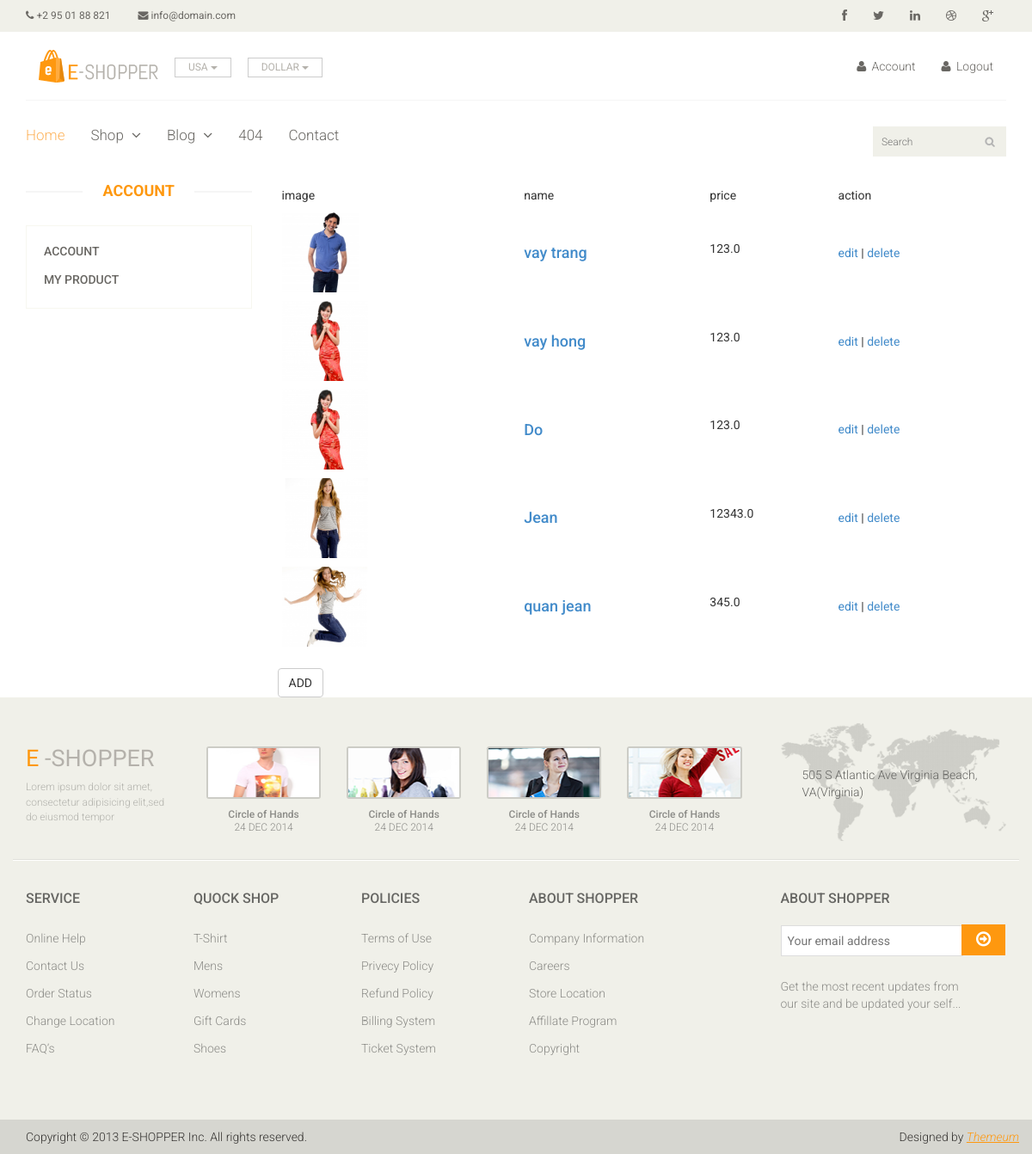
/my-product (signed in), run on the app's committed database.
### tables this page shows
CREATE TABLE product(
    id INTEGER PRIMARY KEY AUTOINCREMENT NOT NULL,
    title VARCHAR(255) NOT NULL,
    price FLOAT NOT NULL,
    image TEXT NOT NULL,
    id_user INTEGER NOT NULL,
    FOREIGN KEY (id_user) REFERENCES users(id)
);

### routes/product.py (the view)
@product_bp.route('/my-product')
def my_product():
    db = get_db()
    user_id = session.get('user_id')
    products = db.execute('SELECT * FROM product WHERE id_user = ?', (user_id,)).fetchall()
    return render_template('layout/my-product.html', products=products)

### templates/layout/my-product.html
{% include 'layout/header.html' %}
<section>
    <div class="container">
        <div class="row">
            <div class="col-sm-3">
                <div class="left-sidebar">
                    <h2>Account</h2>
                    <div class="panel-group category-products" id="accordian">
                        <div class="panel panel-default">
                            <div class="panel-heading">
                                <h4 class="panel-title">
                                    <a href="{{ url_for('login.account') }}">account</a>
                                </h4>
                            </div>
                        </div>
                        <div class="panel panel-default">
                            <div class="panel-heading">
                                <h4 class="panel-title">
                                    <a href="{{ url_for('product.my_product') }}">My product</a>
                                </h4>
                            </div>
                        </div>
                    </div>
                </div>
            </div>
            <div class="col-sm-9">
                <div class="table-responsive cart_info">
                    <table class="table table-condensed">
                        <thead>
                            <tr class="cart_menu">
                                <td class="image">image</td>
                                <td class="description">name</td>
                                <td class="price">price</td>
                                <td class="total">action</td>
                            </tr>
                        </thead>
                        <tbody>
                            {% for product in products %}
                            <tr>
                                <td class="cart_product">
                                    {% if product.image %}
                                    <img src="{{ url_for('uploaded_file', filename=product['image']) }}" width="100" />
                                    {% else %} Không có ảnh {% endif %}
                                </td>
                                <td class="cart_description">
                                    <h4><a href="">{{ product.title }}</a></h4>
                                </td>
                                <td class="cart_price">
                                    <p>{{ product.price }}</p>
                                </td>
                                <td class="cart_total">
                                    <a href="{{ url_for('product.edit_product', id=product.id) }}">edit</a>
                                    |
                                    <a
                                        href="{{ url_for('product.delete_product', id=product.id) }}"
                                        onclick="return confirm('Are you sure to delete?');"
                                    >
                                        delete
                                    </a>
                                </td>
                            </tr>
                            {% endfor %}
                        </tbody>
                    </table>
                    <a href="{{ url_for('product.add_product') }}" class="btn btn-default">ADD</a>
                </div>
            </div>
        </div>
    </div>
</section>
{% include 'layout/footer.html' %}

### data on the page
product: image (picture), title "vay trang", price "123.0"
product: image (picture), title "vay hong", price "123.0"
product: image (picture), title "Do", price "123.0"
product: image (picture), title "Jean", price "12343.0"
product: image (picture), title "quan jean", price "345.0"
